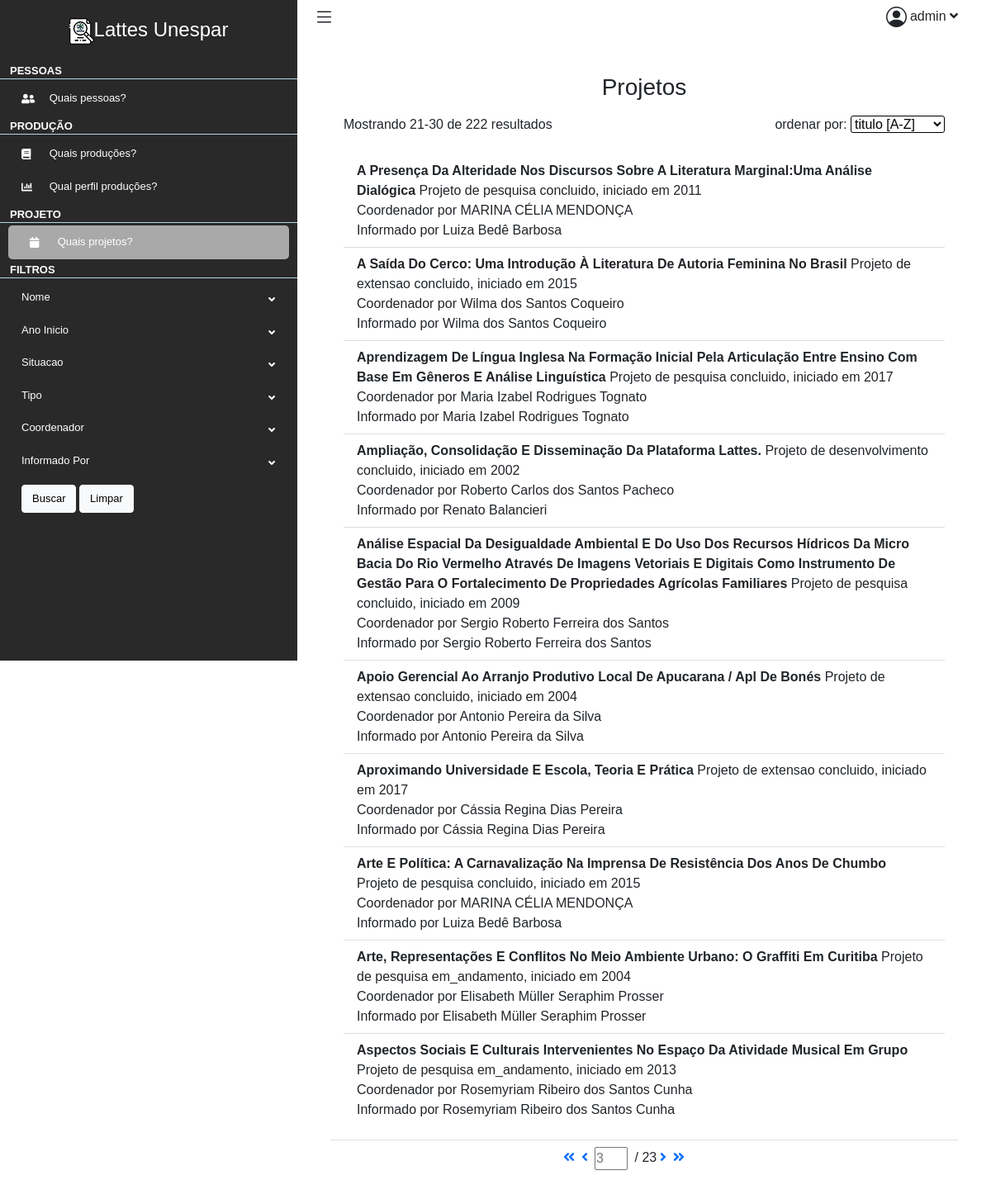
The app's page /lattes/projetos?page=3& (signed in) with its own data.
### lattes/models.py (models this page shows, shortened)
class Projeto(models.Model):
    nome = models.CharField(max_length=50)
    idCurriculo = models.CharField(max_length=50)
    anoInicio = models.CharField(max_length=4)
    situacao = models.CharField(max_length=50)
    tipo = models.CharField(max_length=50)
    coordenador = models.CharField(max_length=50)
    informadoPor = models.CharField(max_length=50)

### lattes/views.py (the view)
# urls.py: path("projetos", views.projetos, name="projetos")
@login_required
def projetos(request):
    context = {}
    regex = re.compile('(-?[A-Za-z]*)')
    ordenar = regex.match(str(request.GET.get('ordenar'))).group()
    if ordenar == 'None':
        ordenar = 'nome'
    projetos_filtradas = ProjetoFilter(
        request.GET,
        queryset=Projeto.objects.all().order_by(ordenar)
    )
    p = Paginator(projetos_filtradas.qs, 10)
    page_number = request.GET.get('page')
    projeto_page = p.get_page(page_number)
    context["projeto_page"] = projeto_page
    context["projetos_filtradas"] = projetos_filtradas
    return render(request, "lattes/projetos/projetos.html", context)

### lattes/templatetags/lattes_extras.py (called while the page is built)
@register.simple_tag
def my_url(value, field_name, urlencode=None):
    url = '?{}={}'.format(field_name, value)
    if urlencode:
        querystring = urlencode.split('&')
        f_querystring = filter(lambda p: p.split('=')[0]!=field_name, querystring)
        e_querystring = '&'.join(f_querystring)
        url='{}&{}'.format(url, e_querystring)
    return url

### lattes/templates/lattes/projetos/projetos.html (shortened to what this page needs)
{% extends 'lattes/layout.html' %}
{% load lattes_extras %}
{% load static %}
{% block main %}
<div class="container-fluid p-0">
    <div class="row">
        <div class="col-12">
            <div class="card">
                <div class="card-header">
                    <h1 class="h3 mb-3" style="text-align: center;">Projetos</h1>
                    <div id="info">
                        <div>Mostrando {{ projeto_page.start_index }}-{{ projeto_page.end_index }} de {{ projeto_page.paginator.count }} resultados</div>
                        <div>ordenar por:
                            <select id="ordenar" form="filtro" name="ordenar">
                                <option value="nome">titulo [A-Z]</option>
                            </select>
                        </div>
                    </div>
                </div>
                <div class="card-body">
                    <ul class="list-group list-group-flush">
                        {% for projeto in projeto_page %}
                        <li class="list-group-item">
                            <b>{{ projeto.nome | title }}</b>
                            Projeto de {{ projeto.tipo | lower }} {{ projeto.situacao | lower}}, iniciado em {{ projeto.anoInicio }} <br>
                            Coordenador por {{ projeto.coordenador }} <br>
                            Informado por {{ projeto.informadoPor }} <br>
                        </li>
                        {% endfor %}
                    </ul>
                </div>
                <div class="card-footer">
                    <div class="paginator">
                        {% if projeto_page.has_previous %}
                        <a href="{% my_url 1 'page' request.GET.urlencode %}"><i
                                class="fas fa-angle-double-left"></i></a>
                        <a href="{% my_url projeto_page.previous_page_number 'page' request.GET.urlencode %}"><i
                                class="fas fa-angle-left"></i></a>
                        {% endif %}
                        <form method="GET">
                            <input type="number" name="page" placeholder="{{projeto_page.number}}"> /
                            {{projeto_page.paginator.num_pages}}
                        </form>
                        {% if projeto_page.has_next %}
                        <a href="{% my_url projeto_page.next_page_number 'page' request.GET.urlencode %}"><i
                                class="fas fa-angle-right"></i></a>
                        <a href="{% my_url projeto_page.paginator.num_pages 'page' request.GET.urlencode %}"><i
                                class="fas fa-angle-double-right"></i></a>
                        {% endif %}
                    </div>
                </div>
            </div>
        </div>
    </div>
</div>
{% endblock %}
{% block filtro %}
<form method="GET" id="filtro">
    <li>
        <div class="drop-bnt">
            Nome <i class="fas fa-angle-down"></i>
        </div>
    </li>
    <li>
        <div class="drop-bnt">
            Ano Inicio <i class="fa fa-angle-down"></i>
        </div>
    </li>
    <li>
        <div class="drop-bnt">
            Situacao <i class="fas fa-angle-down"></i>
        </div>
    </li>
    <li>
        <div class="drop-bnt">
            Tipo <i class="fas fa-angle-down"></i>
        </div>
    </li>
    <li>
        <div class="drop-bnt">
            Coordenador <i class="fas fa-angle-down"></i>
        </div>
    </li>
    <li>
        <div class="drop-bnt">
            Informado Por <i class="fas fa-angle-down"></i>
        </div>
    </li>
    <div class="submit">
        <input type="submit" value="Buscar" class="btn btn-light" id="btn-submit">
        <button type="button" class="btn btn-light" onclick="Limpar()" id="btn-limpar">Limpar</button>
    </div>
</form>
{% endblock %}

### lattes/templates/lattes/layout.html (shortened to what this page needs)
{% load static %}
<!DOCTYPE html>
<html lang="pt-br">
<head>
    <link rel="stylesheet" href="{% static 'css/estilo.css' %}">
    <link href="https://cdn.jsdelivr.net/npm/bootstrap@5.0.0-beta3/dist/css/bootstrap.min.css" rel="stylesheet">
</head>
<body>
    <div class="content">
        <aside class="sidebar">
            <a href="#" class="sidebar-logo"><img src="{% static 'imagens/sidebar-logo-lattesunespar.png' %}" alt="logo lattes unespar">Lattes Unespar</a>
            <nav class="links">
                <ul>
                    <li>
                        <div class="link-title">Pessoas</div>
                        <ul>
                            <li>
                                <a href="{% url 'lattes:pessoas' %}">
                                    <i class="fas fa-user-friends"></i>
                                    Quais pessoas?
                                </a>
                            </li>
                        </ul>
                    </li>
                    <li>
                        <div class="link-title">Produção</div>
                        <ul>
                            <li>
                                <a href="{% url 'lattes:producoes' %}">
                                    <i class="fas fa-book"></i>
                                    Quais produções?
                                </a>
                            </li>
                            <li>
                                <a href="{% url 'lattes:perfilProducao' %}">
                                    <i class="fas fa-chart-bar"></i>
                                    Qual perfil produções?
                                </a>
                            </li>
                        </ul>
                    </li>
                    <li>
                        <div class="link-title">Projeto</div>
                        <ul>
                            <li>
                                <a href="{% url 'lattes:projetos' %}">
                                    <i class="fas fa-calendar"></i>
                                    Quais projetos?
                                </a>
                            </li>
                        </ul>
                    </li>
                    <li>
                        <div class="link-title">Filtros</div>
                        <ul id="filtros">
                            {% block filtro %}
                            {% endblock %}
                        </ul>
                    </li>
                </ul>
            </nav>
        </aside>
        <div class="main">
            <nav class="navbar navbar-expand navbar-light navbar-bg">
                <div class="drop-btn-sidebar">
                </div>
                <div class="drop-bnt" id="user-icon">
                    {{request.user.username}}
                    <i class="fas fa-angle-down"></i>
                </div>
            </nav>
            <main>
                {% block main %}
                {% endblock %}
            </main>
        </div>
</body>
</html>

### lattes/static/css/estilo.css (style rules this page uses)
* { padding: 0; margin: 0; font-family: sans-serif, Poppins,Helvetica Neue,Arial; }
:root { --primary-dark: #292929; --primary: #363636; --secundary-dark: #487b94; --secundary: #98bbd6; --white: #d3dedc; }
body { font-size: .825rem; font-weight: 400; line-height: 1.625; }
#info { display: flex; justify-content: space-between; }
main { flex: 1; width: 100%; padding: 2.5rem 2.5rem 1.5rem; }
#user-icon { position: absolute; right: 40px; cursor: pointer; }
#user-icon .fa-angle-down { position: static; }
.main { display: flex; flex-direction: column; background-color: #fff; margin-left: 360px; width: 100%; min-height: 100vh; }
.navbar { width: 100%; position: relative; padding: .875rem 1.25rem; background-color: #fff; }
.main .card { border: 0 solid transparent; margin-bottom: 20px; }
.main .card-header { background-color: #fff; border-bottom: 0 solid transparent; }
.main .card-footer { border-bottom: 0 solid transparent; margin-bottom: 20px; background-color: #fff; }
.paginator { width: 28%; margin: 0 auto 0; display: flex; }
.paginator input,.paginator i { margin: 0 4px 0; width: 40px; vertical-align: middle; }
.content { display: flex; flex-direction: row; height: 100%; }
.links ul { list-style: none; padding: 0; }
.sidebar a ,.sidebar a:hover { text-decoration: none; color: white; }
.links i { display: inline-block; vertical-align: middle; margin-right: 10px; width: 20px; }
.links li, #filtros { direction: inherit; box-sizing: border-box!important; position: relative; display: block; height: 100%; width: auto; max-width: 100%; max-height: 100%; font-size: 13px; font-weight: 400; }
.links .link-title { min-height: 20px; text-transform: uppercase; font-size: 13px; font-weight: 700; padding: 0 5px 0 12px; margin: 0; margin-top:3px; margin-bottom: 3px; border-bottom: 1px solid lightblue; }
.sidebar { position: fixed; background-color: var(--primary-dark); color: white; width: 360px; height: 100vh; overflow: auto; }
.sidebar-logo { font-weight: 500; font-size: 1.5rem; padding: 1.15rem 1.5rem; display: block; text-align: center; color: #fff; }
.sidebar-logo img { vertical-align: middle; }
.drop-bnt .fa-angle-down { position: absolute; right: 1.7rem; top: 1rem; }
.submit input, .submit button { font-size: 13px; }
.drop-btn-sidebar { cursor: pointer; }
.links a,#filtros .drop-bnt { display: block; padding: .625rem 1.625rem; cursor: pointer; }
#filtros .submit,#filtros .wrapper.wrapper.show { margin: .625rem 1.625rem; }
#filtro input, #filtro select { position: relative; left: 50%; transform: translateX(-50%) }
#filtro #btn-submit { position: inherit; transform: translateX(0); }
#ordenar { border: 1px solid black; border-radius: 3px; background-color: white; }
.list-group-item { position: relative; }
.drop-bnt { cursor: pointer; }

### records on screen
Projeto: nome "A Presença Da Alteridade Nos Discursos Sobre A Literatura Marginal:Uma Análise Dialógica", tipo "pesquisa", situacao "concluido", anoInicio "2011", coordenador "MARINA CÉLIA MENDONÇA", informadoPor "Luiza Bedê Barbosa"
Projeto: nome "A Saída Do Cerco: Uma Introdução À Literatura De Autoria Feminina No Brasil", tipo "extensao", situacao "concluido", anoInicio "2015", coordenador "Wilma dos Santos Coqueiro", informadoPor "Wilma dos Santos Coqueiro"
Projeto: nome "Aprendizagem De Língua Inglesa Na Formação Inicial Pela Articulação Entre Ensino Com Base Em Gêneros E Análise Linguística", tipo "pesquisa", situacao "concluido", anoInicio "2017", coordenador "Maria Izabel Rodrigues Tognato", informadoPor "Maria Izabel Rodrigues Tognato"
Projeto: nome "Ampliação, Consolidação E Disseminação Da Plataforma Lattes.", tipo "desenvolvimento", situacao "concluido", anoInicio "2002", coordenador "Roberto Carlos dos Santos Pacheco", informadoPor "Renato Balancieri"
Projeto: nome "Análise Espacial Da Desigualdade Ambiental E Do Uso Dos Recursos Hídricos Da Micro Bacia Do Rio Vermelho Através De Imagens Vetoriais E Digitais Como Instrumento De Gestão Para O Fortalecimento De Propriedades Agrícolas Familiares", tipo "pesquisa", situacao "concluido", anoInicio "2009", coordenador "Sergio Roberto Ferreira dos Santos", informadoPor "Sergio Roberto Ferreira dos Santos"
Projeto: nome "Apoio Gerencial Ao Arranjo Produtivo Local De Apucarana / Apl De Bonés", tipo "extensao", situacao "concluido", anoInicio "2004", coordenador "Antonio Pereira da Silva", informadoPor "Antonio Pereira da Silva"
Projeto: nome "Aproximando Universidade E Escola, Teoria E Prática", tipo "extensao", situacao "concluido", anoInicio "2017", coordenador "Cássia Regina Dias Pereira", informadoPor "Cássia Regina Dias Pereira"
Projeto: nome "Arte E Política: A Carnavalização Na Imprensa De Resistência Dos Anos De Chumbo", tipo "pesquisa", situacao "concluido", anoInicio "2015", coordenador "MARINA CÉLIA MENDONÇA", informadoPor "Luiza Bedê Barbosa"
Projeto: nome "Arte, Representações E Conflitos No Meio Ambiente Urbano: O Graffiti Em Curitiba", tipo "pesquisa", situacao "em_andamento", anoInicio "2004", coordenador "Elisabeth Müller Seraphim Prosser", informadoPor "Elisabeth Müller Seraphim Prosser"
Projeto: nome "Aspectos Sociais E Culturais Intervenientes No Espaço Da Atividade Musical Em Grupo", tipo "pesquisa", situacao "em_andamento", anoInicio "2013", coordenador "Rosemyriam Ribeiro dos Santos Cunha", informadoPor "Rosemyriam Ribeiro dos Santos Cunha"

### other values on screen
{{ request.user.username }} "admin"
{{ projeto_page.start_index }} "21"
{{ projeto_page.end_index }} "30"
{{ projeto_page.paginator.count }} "222"
{{ projeto_page.paginator.num_pages }} "23"
